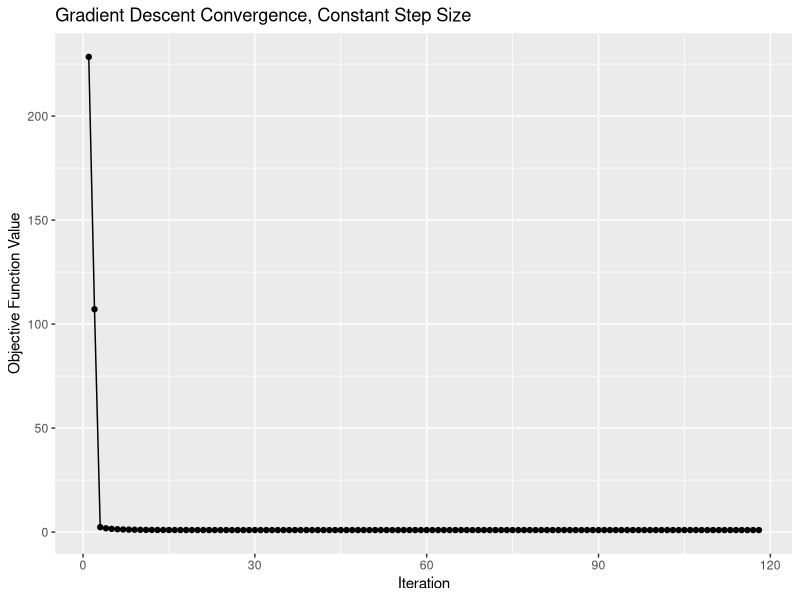
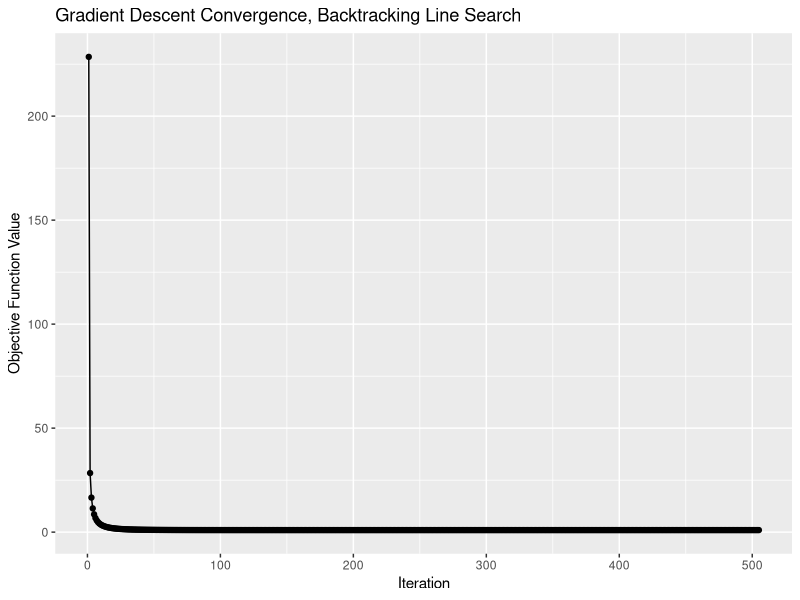
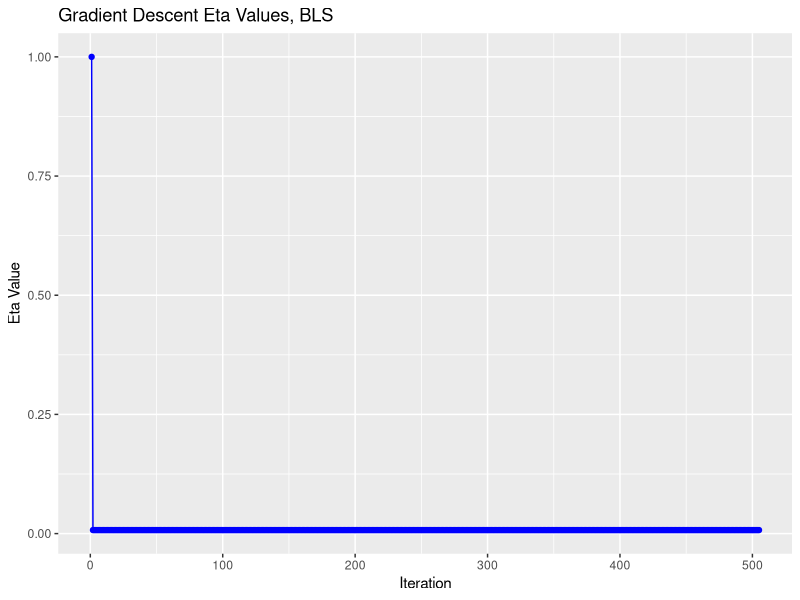
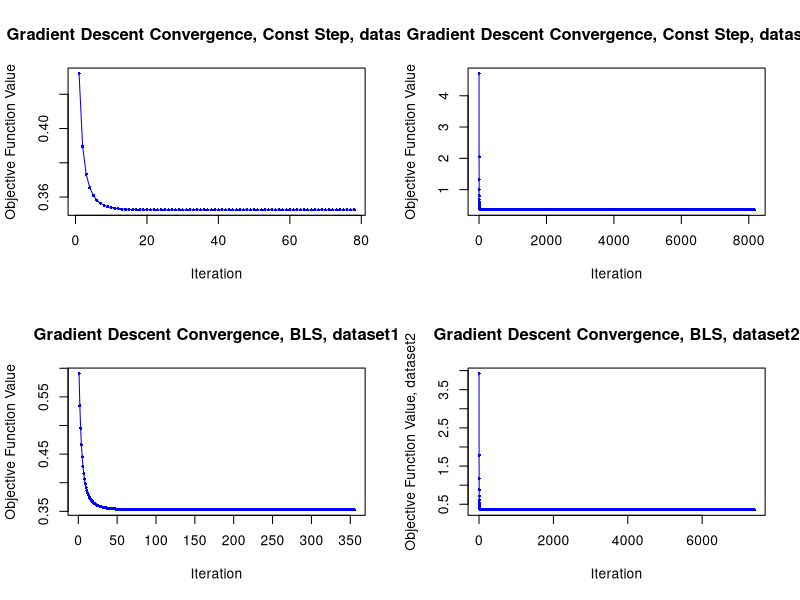

Generate these figures, in order, with R:
## ---- chunk 1
#| include: false
options(max.print = 50)
library(ggplot2)
library(tidyverse)
## ---- chunk 2
# Gradient descent algorithm that uses backtracking to minimize an objective function

gradient_descent_constant_step <- function(tol = 1e-6, max_iter = 10000, step_size = 0.01) {
  # Step 1: Initialize and select a random stopping point
  # Initialize
  set.seed(777) # example seeding 
  last_iter <- 0 # the last iteration ran
  eta <- step_size # step size that is decided manually 
  max_iter <- max_iter # max iterations before terminating if mininum isn't found
  tolerance <- tol # tolerance for the stoppign criteria 
  obj_values <- numeric(max_iter) # Stores the value of f(x)
  eta_values <- numeric(max_iter)  # To store eta values used each iteration
  eta_values[1] <- step_size
  betas <- numeric(max_iter) # Stores the value of x guesses
  x0 <- runif(1, min=-10, max=10) # our first guess is somewhere between -10-10
  
  # Set the objective function to the function to be minimized 
  # Objective function: f(x)
  obj_function <- function(x) {
    return(x^4 + 2*(x^2) + 1) 
  }
  
  # Gradient function: d/dx of f(x)
  gradient <- function(x) {
    return(4*x^3 + 4*x)
  }
  
  # Append the first guess to the obj_values and betas vector
  betas[1] <- x0
  obj_values[1] <- obj_function(x0)
  
  # Step 2: While stopping criteria < tolerance, do:
  for (iter in 1:max_iter) { # the iteration goes n = 1, 2, 3, 4, but the arrays of our output starts at iter = 0 and guess x0
    # Select eta(step size), which is constant
    # There's nothing to do for this step
    
    # Calculate the next guess of x_k+1, calculate f(x_k+1), set eta(x_k+1)
    betas[iter + 1] <- betas[iter] - (eta * gradient(betas[iter]))
    obj_values[iter + 1] <- obj_function(betas[iter + 1])
    eta_values[iter + 1] <- eta
    
    # Calculate the value of the stopping criterion
    stop_criteria <- abs(gradient(betas[iter + 1]))
    
    # If stopping criteria less than tolerance, break
    if(is.na(stop_criteria) || stop_criteria <= tolerance) { 
      last_iter <- iter + 1
      break 
    }
    
    # if we never set last iter, then we hit the max number of iterations and need to set
    if(last_iter == 0) { last_iter <- max_iter }
    
    # end algorithm
  }
  
  return(list(betas = betas, obj_values = obj_values, eta_values = eta_values, last_iter = last_iter)) # in this case, beta(predictors) are the x values, obj_values are f(x), eta is the step size, last iter is the value in the vector of the final iteration before stopping
}
## ---- chunk 3
minimize_constant_step <- gradient_descent_constant_step(tol = 1e-6, max_iter = 10000, step_size = 0.03)
print(minimize_constant_step)

cat("The functions stopped after", minimize_constant_step$last_iter - 1, "iterations \n")
cat("The function's point of minimization is", "(", minimize_constant_step$betas[minimize_constant_step$last_iter], "," , minimize_constant_step$obj_values[minimize_constant_step$last_iter], ") \n")
## ---- chunk 4
gradient_descent_backtracking <- function(tol = 1e-6, max_iter = 10000, epsilon = 0.5, tau = 0.5, init_step_size = 1) {
  # Step 1: Initialize and select a random stopping point
  # Initialize
  set.seed(777) # example seeding 
  last_iter <- 0 # the last iteration ran
  max_iter <- max_iter # max iterations before terminating if minimum isn't found
  tolerance <- tol # tolerance for the stopping criteria 
  epsilon <- epsilon # Epsilon used in the step size criteria calculation
  tau <- tau # tau used in the step size criteria calculation
  obj_values <- numeric(max_iter) # Stores the value of f(x)
  eta_values <- numeric(max_iter)  # To store eta values used each iteration
  eta_values[1] <- init_step_size
  betas <- numeric(max_iter) # Stores the value of x guesses
  x0 <- runif(1, min=-10, max=10) # our first guess is somewhere between -10 to 10
  eta <- init_step_size # our initial step size
  
  # Set the objective function to the function to be minimized 
  # Objective function: f(x)
  obj_function <- function(x) {
    return(x^4 + 2*(x^2) + 1) 
  }
  
  # Gradient function: d/dx of f(x)
  gradient <- function(x) {
    return(4*x^3 + 4*x)
  }
  
  # Armijo condition function
  # returns TRUE or FALSE whether the condition is satisfied or not
  armijo_stepsize <- function(beta, eta, grad, f, epsilon, tau, max_iter) {
    subiter <- 1 # set a hard limit of iterations
    # calc armijo
    beta_new <- beta - (eta)*grad(beta)
    armijo <- f(beta_new) > (f(beta) - epsilon*eta*sum(grad(beta)^2))
    while (armijo && (iter <= max_iter)) {
      #update eta
      eta <- tau * eta
      
      #recalculate armijo
      beta_new <- beta - (eta)*grad(beta)
      armijo <- f(beta_new) > (f(beta) - epsilon*eta*sum(grad(beta)^2))
      
      subiter <- subiter + 1
    }
    return(eta)
  }
  
  # Append the first guess to the obj_values and betas vector
  betas[1] <- x0
  obj_values[1] <- obj_function(x0)
  
  # Step 2: While stopping criteria < tolerance, do:
  for (iter in 1:max_iter) { # the iteration goes n = 1, 2, 3, 4, but the arrays of our output starts at iter = 0 and guess x0
    beta <- betas[iter]
    
    # use BLS to calculate eta
    eta <- armijo_stepsize(beta = beta, eta = eta, grad = gradient, f = obj_function, epsilon = epsilon, tau = tau, max_iter = max_iter)
    eta_values[iter + 1] <- eta
    
    # Calculate the next guess of x_k+1
    beta_new <- beta - (eta * gradient(beta))
    betas[iter + 1] <- beta_new
    
    # calculate f(x_k+1), to keep track obj values
    obj_values[iter + 1] <- obj_function(beta_new)
    
    # Calculate the value of the stopping criterion
    stop_criteria <- abs(gradient(beta_new))
    
    # If stopping criteria less than tolerance, break
    if(is.na(stop_criteria) || stop_criteria <= tolerance) { 
      last_iter <- iter + 1
      break 
    }
    
    # if we never set last iter, then we hit the max number of iterations and need to set
    if(last_iter == 0) { last_iter <- max_iter }
    
    # end algorithm
  }
  
  return(list(betas = betas, obj_values = obj_values, eta_values = eta_values, last_iter = last_iter)) # in this case, beta(predictors) are the x values, obj_values are f(x), eta is the step size, last iter is the value in the vector of the final iteration before stopping
}
## ---- chunk 5
minimize_backtrack <- gradient_descent_backtracking(tol = 1e-6, max_iter = 10000, epsilon = 0.5, tau = 0.8, init_step_size = 1)
print(minimize_backtrack)

cat("The functions stopped after", minimize_backtrack$last_iter - 1, "iterations \n")
cat("The function's point of minimization is", "(", minimize_backtrack$betas[minimize_backtrack$last_iter], "," , minimize_backtrack$obj_values[minimize_backtrack$last_iter], ") \n")
## ---- chunk 6
# constant step size
iterations <- 1:minimize_constant_step$last_iter
obj_values <- (minimize_constant_step$obj_values)[iterations]
f_k_constant <- cbind(obj_values, iterations)

iterations <- 1:minimize_backtrack$last_iter
obj_values <- (minimize_backtrack$obj_values)[iterations]
f_k_backtrack <- cbind(obj_values, iterations)

ggplot(f_k_constant, aes(x=iterations, y=obj_values)) + 
  geom_point() + 
  geom_line() + 
  ggtitle("Gradient Descent Convergence, Constant Step Size") + 
  xlab("Iteration") + ylab("Objective Function Value")
ggplot(f_k_backtrack, aes(x=iterations, y=obj_values)) + 
  geom_point() + 
  geom_line() + 
  ggtitle("Gradient Descent Convergence, Backtracking Line Search") + 
  xlab("Iteration") + ylab("Objective Function Value")
## ---- chunk 7
iterations <- 1:minimize_backtrack$last_iter
eta_values <- minimize_backtrack$eta_values[iterations]
eta_backtrack <- cbind(eta_values, iterations)

ggplot(eta_backtrack, aes(x=iterations, y=eta_values)) + 
  geom_point(color = "blue") + 
  geom_line(color = "blue") + 
  ggtitle("Gradient Descent Eta Values, BLS") + 
  xlab("Iteration") + ylab("Eta Value")
## ---- chunk 8
dataset1 <- read_csv("dataset1.csv")
dataset2 <- read_csv("dataset2.csv")

# gradient descent given in class
gradient_descent_class <- function(X, y, eta = NULL, tol = 1e-6, max_iter = 10000, backtracking = TRUE, epsilon = 0.5, tau = 0.8) {
  # Initialize
  n <- nrow(X)
  p <- ncol(X)
  beta <- rep(0, p)
  obj_values <- numeric(max_iter)
  eta_values <- numeric(max_iter)  # To store eta values used each iteration
  eta_bt <- 1  # Initial step size for backtracking
  
  # Objective function: Mean Squared Error (MSE)
  obj_function <- function(beta) {
    sum((X %*% beta - y)^2) / (2 * n)
  }
  
  # Gradient function
  gradient <- function(beta) {
    t(X) %*% (X %*% beta - y) / n
  }
  
  for (iter in 1:max_iter) {
    grad <- gradient(beta)
    
    if (backtracking) {
      if (iter == 1) eta_bt <- 1  # Reset only in the first iteration
      beta_new <- beta - eta_bt * grad
      
      while (obj_function(beta_new) > obj_function(beta) - epsilon * eta_bt * sum(grad^2)) {
        eta_bt <- tau * eta_bt
        beta_new <- beta - eta_bt * grad
      }
      eta_used <- eta_bt
    } else {
      if (is.null(eta)) stop("When backtracking is FALSE, a fixed eta must be provided.")
      beta_new <- beta - eta * grad
      eta_used <- eta
    }
    
    eta_values[iter] <- eta_used
    
    obj_values[iter] <- obj_function(beta_new)
    
    if (sqrt(sum((beta_new - beta)^2)) < tol) {
      obj_values <- obj_values[1:iter]
      eta_values <- eta_values[1:iter]
      break
    }
    
    beta <- beta_new
  }
  
  return(list(beta = beta, obj_values = obj_values, eta_values = eta_values))
}
## ---- chunk 9
#| fig-width: 10
X_dataset_1 <- dataset1 %>%
  select(-Y) %>%
  as.matrix()
y_dataset_1 <- dataset1 %>%
  select(Y) %>%
  as.matrix()
X_dataset_2 <- dataset2 %>%
  select(-Y) %>%
  as.matrix()
y_dataset_2 <- dataset2 %>%
  select(Y) %>%
  as.matrix()

reg_const_dataset_1 <- gradient_descent_class(X_dataset_1, y_dataset_1, backtracking = FALSE, eta = 5)

cat("Constant Step Size: dataset1 \n")
print("Beta Values:")
print(reg_const_dataset_1$beta)
print("Obj Function Values:")
print(reg_const_dataset_1$obj_values)
print("Eta Values:")
print(reg_const_dataset_1$eta_values)
cat("The functions stopped after", max(which(!is.na(reg_const_dataset_1$eta_values))), "iterations \n \n")

reg_const_dataset_2 <- gradient_descent_class(X_dataset_2, y_dataset_2, backtracking = FALSE, eta = 0.02)

cat("Constant Step Size: dataset2 \n")
print("Beta Values:")
print(reg_const_dataset_2$beta)
print("Obj Function Values:")
print(reg_const_dataset_2$obj_values)
print("Eta Values:")
print(reg_const_dataset_2$eta_values)
cat("The functions stopped after", max(which(!is.na(reg_const_dataset_2$eta_values))), "iterations \n \n")
## ---- chunk 10
#| fig-width: 10
reg_bls_data1 <- gradient_descent_class(X_dataset_1, y_dataset_1, eta = NULL, tol = 1e-6, max_iter = 10000, backtracking = TRUE, epsilon = 0.5, tau = 0.8)

cat("BLS: dataset1 \n")
print("Beta Values:")
print(reg_bls_data1$beta)
print("Obj Function Values:")
print(reg_bls_data1$obj_values)
print("Eta Values:")
print(reg_bls_data1$eta_values)
cat("The functions stopped after", max(which(!is.na(reg_bls_data1$eta_values))), "iterations \n \n")

reg_bls_data2 <- gradient_descent_class(X_dataset_2, y_dataset_2, eta = NULL, tol = 1e-6, max_iter = 10000, backtracking = TRUE, epsilon = 0.5, tau = 0.8)

cat("BLS: dataset2 \n")
print("Beta Values:")
print(reg_bls_data2$beta)
print("Obj Function Values:")
print(reg_bls_data2$obj_values)
print("Eta Values:")
print(reg_bls_data2$eta_values)
cat("The functions stopped after", max(which(!is.na(reg_bls_data2$eta_values))), "iterations \n \n")

## ---- chunk 11
m1 <- lm(data = dataset1, Y ~ X1 + X2 + X3 + X4 + X5 + X6 + X7 + X8 + X9 + X10 + 
           X11 + X12 + X13 + X14 + X15 + X16 + X17 + X18 + X19 + X20)
summary(m1)

m2 <- lm(data = dataset2, Y ~ X1 + X2 + X3 + X4 + X5 + X6 + X7 + X8 + X9 + X10 + 
           X11 + X12 + X13 + X14 + X15 + X16 + X17 + X18 + X19 + X20)
summary(m2)
## ---- chunk 12
#| fig-width: 10
par(mfrow=c(2,2))

plot(reg_const_dataset_1$obj_values, type = "o", col = "blue", pch = 16, cex = 0.5,
     xlab = "Iteration", ylab = "Objective Function Value",
     main = "Gradient Descent Convergence, Const Step, dataset1")
plot(reg_const_dataset_2$obj_values, type = "o", col = "blue", pch = 16, cex = 0.5,
     xlab = "Iteration", ylab = "Objective Function Value",
     main = "Gradient Descent Convergence, Const Step, dataset2")
plot(reg_bls_data1$obj_values, type = "o", col = "blue", pch = 16, cex = 0.5,
     xlab = "Iteration", ylab = "Objective Function Value",
     main = "Gradient Descent Convergence, BLS, dataset1")
plot(reg_bls_data2$obj_values, type = "o", col = "blue", pch = 16, cex = 0.5,
     xlab = "Iteration", ylab = "Objective Function Value, dataset2",
     main = "Gradient Descent Convergence, BLS, dataset2")
